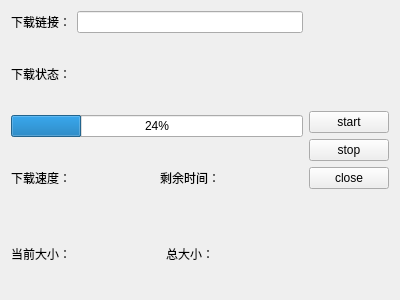
<?xml version="1.0" encoding="UTF-8"?>
<ui version="4.0">
 <class>HttpDownload</class>
 <widget class="QWidget" name="HttpDownload">
  <property name="geometry">
   <rect>
    <x>0</x>
    <y>0</y>
    <width>400</width>
    <height>300</height>
   </rect>
  </property>
  <property name="windowTitle">
   <string>Form</string>
  </property>
  <layout class="QHBoxLayout" name="horizontalLayout_5">
   <item>
    <layout class="QVBoxLayout" name="verticalLayout">
     <item>
      <layout class="QHBoxLayout" name="horizontalLayout" stretch="0,2">
       <item>
        <widget class="QLabel" name="label">
         <property name="text">
          <string>下载链接：</string>
         </property>
        </widget>
       </item>
       <item>
        <widget class="QLineEdit" name="downloadUrl"/>
       </item>
      </layout>
     </item>
     <item>
      <layout class="QHBoxLayout" name="horizontalLayout_4" stretch="0,2">
       <item>
        <widget class="QLabel" name="label_6">
         <property name="text">
          <string>下载状态：</string>
         </property>
        </widget>
       </item>
       <item>
        <widget class="QLabel" name="labelStatus">
         <property name="text">
          <string/>
         </property>
        </widget>
       </item>
      </layout>
     </item>
     <item>
      <widget class="QProgressBar" name="progressBar">
       <property name="value">
        <number>24</number>
       </property>
      </widget>
     </item>
     <item>
      <layout class="QHBoxLayout" name="horizontalLayout_2" stretch="0,2,0,2">
       <item>
        <widget class="QLabel" name="label_4">
         <property name="text">
          <string>下载速度：</string>
         </property>
        </widget>
       </item>
       <item>
        <widget class="QLabel" name="labelSpeed">
         <property name="text">
          <string/>
         </property>
        </widget>
       </item>
       <item>
        <widget class="QLabel" name="label_5">
         <property name="text">
          <string>剩余时间：</string>
         </property>
        </widget>
       </item>
       <item>
        <widget class="QLabel" name="labelRemainTime">
         <property name="text">
          <string/>
         </property>
        </widget>
       </item>
      </layout>
     </item>
     <item>
      <layout class="QHBoxLayout" name="horizontalLayout_3" stretch="0,2,0,2">
       <item>
        <widget class="QLabel" name="label_2">
         <property name="text">
          <string>当前大小：</string>
         </property>
        </widget>
       </item>
       <item>
        <widget class="QLabel" name="labelCurrentDownload">
         <property name="text">
          <string/>
         </property>
        </widget>
       </item>
       <item>
        <widget class="QLabel" name="label_3">
         <property name="text">
          <string>总大小：</string>
         </property>
        </widget>
       </item>
       <item>
        <widget class="QLabel" name="labelFileSize">
         <property name="text">
          <string/>
         </property>
        </widget>
       </item>
      </layout>
     </item>
    </layout>
   </item>
   <item>
    <layout class="QVBoxLayout" name="verticalLayout_2">
     <item>
      <spacer name="verticalSpacer">
       <property name="orientation">
        <enum>Qt::Vertical</enum>
       </property>
       <property name="sizeHint" stdset="0">
        <size>
         <width>20</width>
         <height>40</height>
        </size>
       </property>
      </spacer>
     </item>
     <item>
      <widget class="QPushButton" name="pButtonStart">
       <property name="text">
        <string>start</string>
       </property>
      </widget>
     </item>
     <item>
      <widget class="QPushButton" name="pButtonStop">
       <property name="text">
        <string>stop</string>
       </property>
      </widget>
     </item>
     <item>
      <widget class="QPushButton" name="pButtonClose">
       <property name="text">
        <string>close</string>
       </property>
      </widget>
     </item>
     <item>
      <spacer name="verticalSpacer_2">
       <property name="orientation">
        <enum>Qt::Vertical</enum>
       </property>
       <property name="sizeHint" stdset="0">
        <size>
         <width>20</width>
         <height>40</height>
        </size>
       </property>
      </spacer>
     </item>
    </layout>
   </item>
  </layout>
 </widget>
 <resources/>
 <connections/>
</ui>
